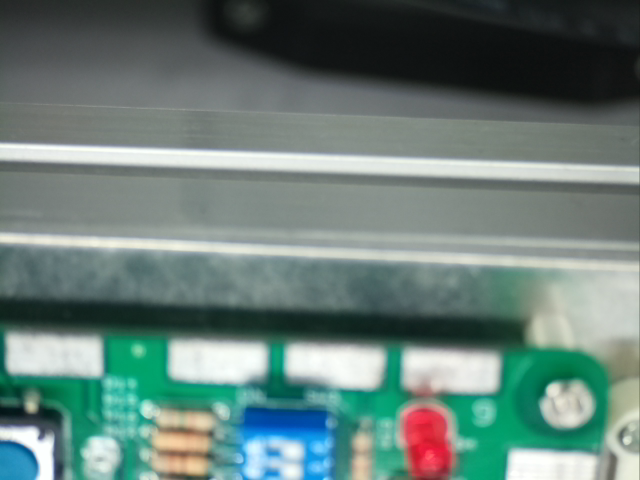
#> input picture 2023_noparetto.png, 640 x 480 px
$ python circuitboard_inspection.py   (older library calls are emulated)
#> lines starting #> are read from the running program, lines starting #| are printed output that depends on the picture; after the words box and inside, x2 and y2 are one past the last pixel; in counts of white or black regions, pixels touching at a corner belong together
# -*- coding: utf-8 -*-

import cv2
import numpy as np

def main():

# [4 lines of commented-out code are left out]
    src_img = cv2.imread( "2023_noparetto.png" )
#> src_img is the input picture: shape (480, 640, 3); mean B, G, R 120.6, 126.2, 104.2

# [11 lines of commented-out code are left out]

    Capture_size_r, Capture_size_c, Capture_size_color = src_img.shape   # 入力画像の高さ、幅、（色）を取得
#> Capture_size_r = 480; Capture_size_c = 640; Capture_size_color = 3

    pixel_mag = 1.0
    pixel_mag = Capture_size_r/480*1.0;	   # 画素数680:480を1.0としたときの入力画像の倍率を求める
#> pixel_mag = 1
    print( pixel_mag )
#| 1.0
#   座標の初期値は画素数640:480を基準として設定

    green_low = 70	# 基板の緑
    green_high = 85
    # 色相範囲(角度)　0～255の範囲でしか表せないため1/2で表す
    blue_low = 100	# パレットの青の色相範囲の下限(角度)　200度
    blue_high = 140	# パレットの青の上限　280度

    # 画像処理
    hsv_img = cv2.cvtColor( src_img, cv2.COLOR_BGR2HSV )	# HSVに変換する。
#> hsv_img: shape (480, 640, 3); mean H, S, V 78.2, 56.6, 129.9
    split_img = cv2.split( hsv_img )

    # 基板有無判定　緑の面積が広かったら基板があるとみなす。
    hue_img = cv2.inRange( split_img[0], green_low, green_high )	# しきい値内の色相を抽出
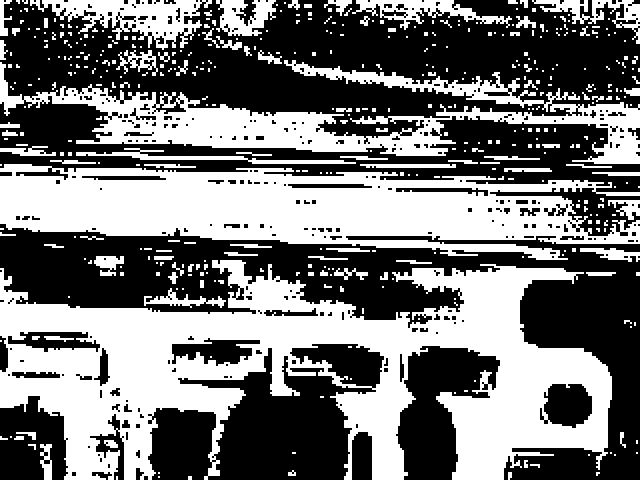
#> hue_img: shape (480, 640); 46.2% white; 448 white regions (331 under 20 px), largest, box (x1, y1, x2, y2) and area: (0, 260, 612, 480) 64588, (0, 164, 640, 260) 36876, (0, 60, 640, 164) 19480
    sat_img = cv2.inRange( split_img[1], 128, 255 )					# しきい値以上の彩度を抽出
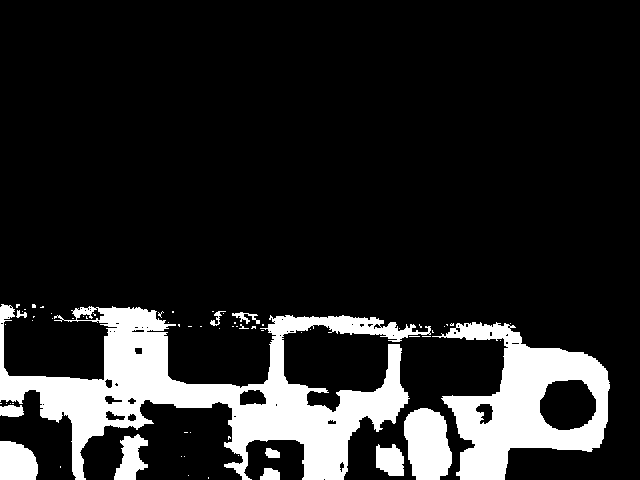
#> sat_img: shape (480, 640); 14.9% white; 67 white regions (55 under 20 px), largest, box (x1, y1, x2, y2) and area: (0, 304, 431, 480) 26279, (432, 322, 610, 480) 12783, (404, 408, 452, 480) 2727
    green_img = cv2.bitwise_and( hue_img, sat_img )					# 色相と彩度のandを取る
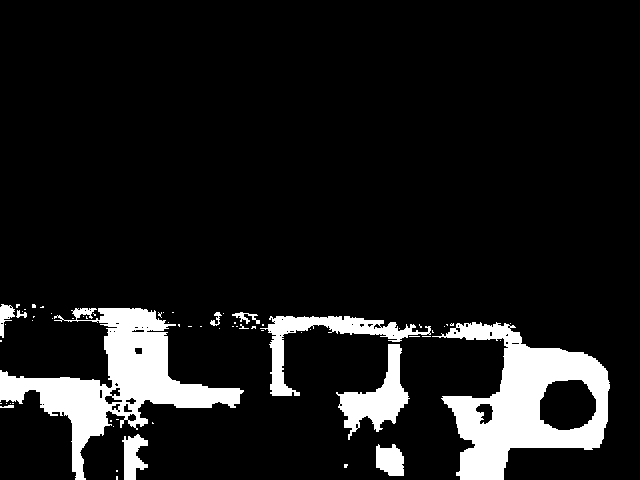
#> green_img: shape (480, 640); 10.6% white; 65 white regions (54 under 20 px), largest, box (x1, y1, x2, y2) and area: (432, 322, 610, 480) 12618, (0, 308, 244, 480) 12096, (260, 316, 431, 396) 2914
    pixel_sum = cv2.reduce( green_img, 1, cv2.REDUCE_SUM, dtype=cv2.CV_64F )/255	# 各行の和を求める。
#> pixel_sum = 480 values, max 397 at index 398, min 0 at index 0, mean 67.7
    pixel_sum = cv2.reduce( pixel_sum, 0, cv2.REDUCE_SUM, dtype=cv2.CV_64F )		# 各列の和を求める。
#> pixel_sum = [32494]
#   print( "Green pixels number:", pixel_sum[0][0] )
#   cv2.imshow( "hue image", hue_img )
#   cv2.imshow( "saturation image", sat_img )
    cv2.imshow( "green image", green_img )

    cv2.imshow( "source image", src_img )

    if pixel_sum > (90000*pixel_mag**2):	# 緑の面積がある程度以上だったら、
        print( "基板有り" )
    else:
        print( "基板無し" )

    # パレット有無判定
    hue_img = cv2.inRange( split_img[0], blue_low, blue_high )
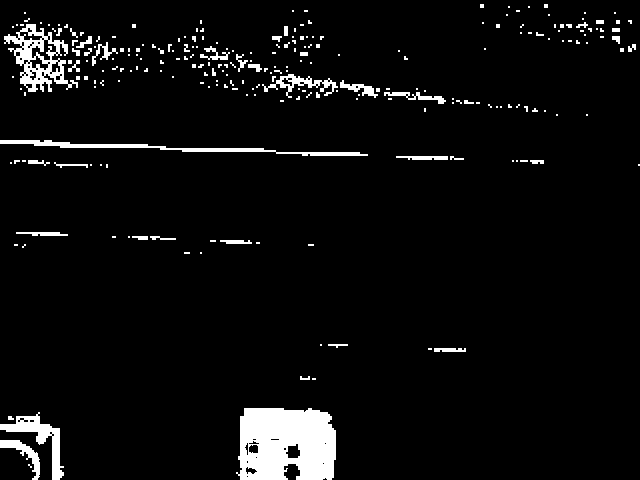
#> hue_img: shape (480, 640); 5.1% white; 245 white regions (195 under 20 px), largest, box (x1, y1, x2, y2) and area: (236, 408, 336, 480) 6124, (4, 24, 78, 92) 1884, (0, 140, 368, 156) 1368
    sat_img = cv2.inRange( split_img[1], 180, 255 )
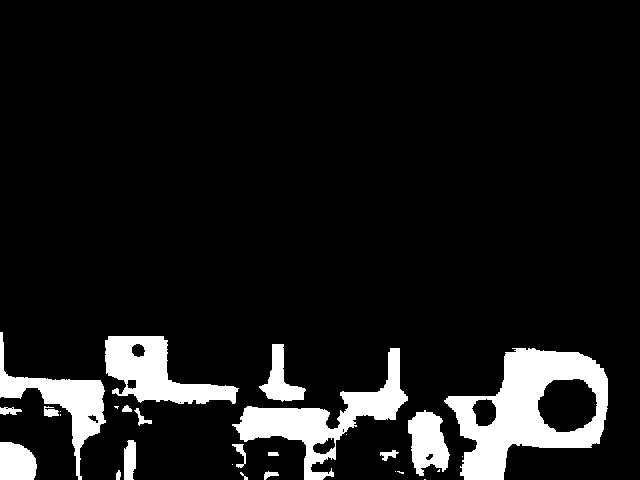
#> sat_img: shape (480, 640); 9.7% white; 28 white regions (10 under 20 px), largest, box (x1, y1, x2, y2) and area: (444, 348, 608, 480) 10309, (232, 348, 408, 480) 5930, (105, 336, 239, 404) 4554
    blue_img = cv2.bitwise_and( hue_img, sat_img )
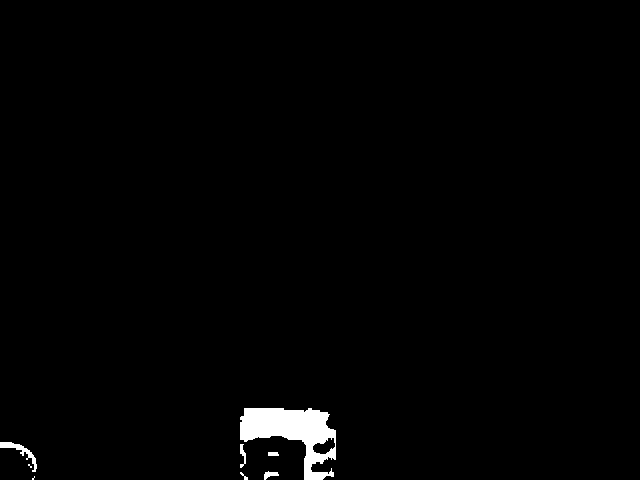
#> blue_img: shape (480, 640); 1.3% white; 8 white regions (2 under 20 px), largest, box (x1, y1, x2, y2) and area: (240, 408, 336, 480) 3407, (0, 442, 37, 472) 256, (240, 444, 246, 468) 75, (264, 471, 279, 480) 72, (268, 452, 279, 456) 42, (240, 472, 248, 480) 24
    pixel_sum = cv2.reduce( blue_img, 1, cv2.REDUCE_SUM, dtype=cv2.CV_64F )/255	# 各行の和を求める。
#> pixel_sum = 480 values, max 96 at index 430, min 0 at index 0, mean 8.1
    pixel_sum = cv2.reduce( pixel_sum, 0, cv2.REDUCE_SUM, dtype=cv2.CV_64F )	# 各列の和を求める。
#> pixel_sum = [3890]

    if pixel_sum > (10000.0*pixel_mag**2):	# 青の面積がある程度以上だったら、
        print( "パレット有り" )
    else:
        print( "パレット無し" )

#   gray_img = cv2.cvtColor( src_img, cv2.COLOR_BGR2GRAY )		# グレースケールに変換する。
#   zeros = gray_img * 0										# オール0の画像を生成する。
#   split_img = cv2.split( src_img )							# カラー画像をBGRの3枚に分離する。
#   blue_img = cv2.merge( ( split_img[0], zeros, zeros ) )		# 青画像を作成する。
#   green_img = cv2.merge( ( zeros, split_img[1], zeros ) )		# 緑画像を作成する。
#   red_img = cv2.merge( ( zeros, zeros, split_img[2] ) )		# 赤画像を作成する。
#   inverted_img = 255 - gray_img								# 白黒反転する。

# 画像の表示は、デバッグの時だけ行う。
#   cv2.imshow( "source image", src_img )					# 表示する。
#   cv2.imshow( "gray scale image", gray_img )				# 表示する。
#   cv2.imshow( "blue channel image", blue_img )			# 表示する。
#   cv2.imshow( "green channel image", green_img )			# 表示する。
#   cv2.imshow( "red channel image", red_img )				# 表示する。
#   cv2.imshow( "gray scale inverted image", inverted_img )	# 表示する。
#   print( "Result", result )

    cv2.waitKey( 0 )	# 表示のアクションを起こす。
    cv2.destroyAllWindows()

# [7 lines of commented-out code are left out]

if __name__=="__main__":
    main()

$ run again, with 2023_sei1.png copied over 2023_noparetto.png
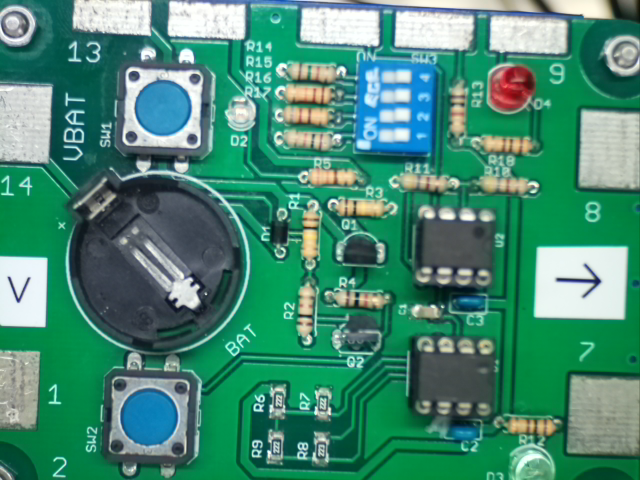
#> input picture 2023_sei1.png, 640 x 480 px
#> in main, src_img is the input picture: shape (480, 640, 3); mean B, G, R 116.1, 137.7, 70.5
#| 1.0
#> hsv_img: shape (480, 640, 3); mean H, S, V 79.2, 148.1, 142.7
#> in main, `hue_img = cv2.inRange( split_img[0], green_low, green_high )`:
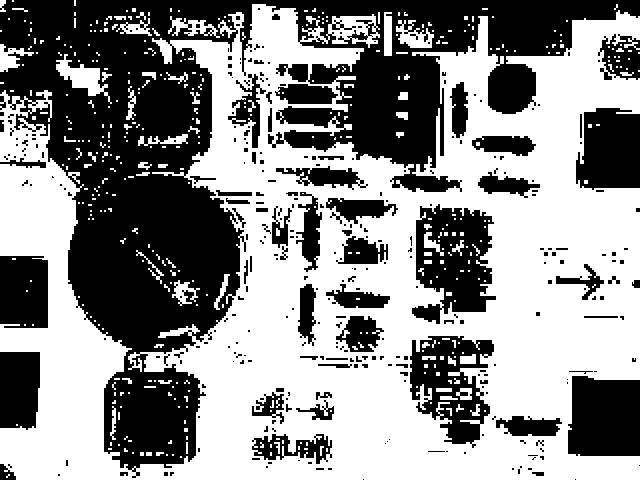
#> hue_img: shape (480, 640); 55.1% white; 315 black regions (239 under 20 px), largest, box (x1, y1, x2, y2) and area: (0, 0, 640, 478) 90338, (412, 204, 496, 324) 6343, (568, 376, 640, 456) 5340
#> green_img: shape (480, 640); 43.4% white; 219 white regions (185 under 20 px), largest, box (x1, y1, x2, y2) and area: (0, 8, 640, 480) 128090, (56, 54, 112, 104) 965, (207, 234, 247, 335) 475
#> in main, `pixel_sum = cv2.reduce( green_img, 1, cv2.REDUCE_SUM, dtype=cv2.CV_64F..`: pixel_sum = 480 values, max 588 at index 478, min 2 at index 6, mean 277.5
#> in main, `pixel_sum = cv2.reduce( pixel_sum, 0, cv2.REDUCE_SUM, dtype=cv2.CV_64F )`: pixel_sum = [133177]
#> in main, `blue_img = cv2.bitwise_and( hue_img, sat_img )`:
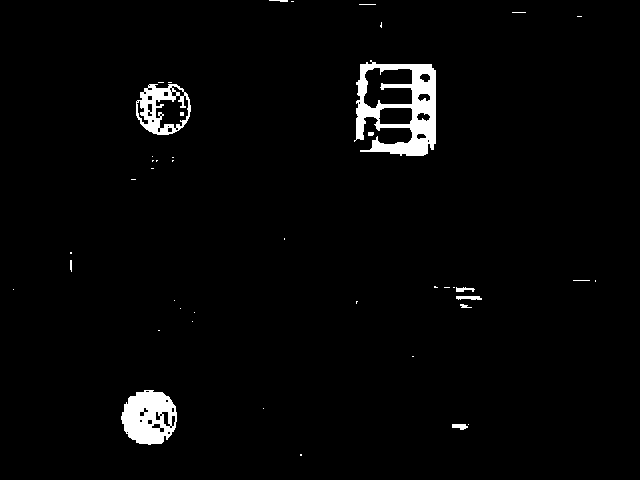
#> blue_img: shape (480, 640); 2.5% white; 43 white regions (33 under 20 px), largest, box (x1, y1, x2, y2) and area: (354, 60, 436, 156) 3862, (121, 390, 177, 445) 2167, (136, 84, 191, 135) 1293
#> in main, `pixel_sum = cv2.reduce( blue_img, 1, cv2.REDUCE_SUM, dtype=cv2.CV_64F ..`: pixel_sum = 480 values, max 106 at index 124, min 0 at index 2, mean 16.23
#> in main, `pixel_sum = cv2.reduce( pixel_sum, 0, cv2.REDUCE_SUM, dtype=cv2.CV_64F )`: pixel_sum = [7789]

$ run again, with 2023_ng3.png copied over 2023_noparetto.png
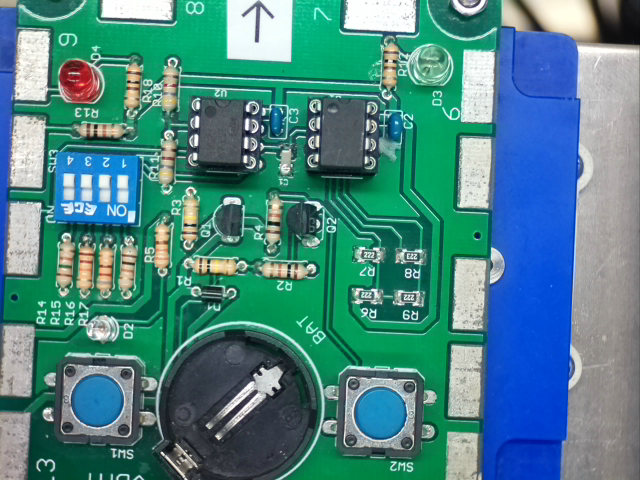
#> input picture 2023_ng3.png, 640 x 480 px
#> in main, src_img is the input picture: shape (480, 640, 3); mean B, G, R 133.6, 131.9, 75.3
#| 1.0
#> hsv_img: shape (480, 640, 3); mean H, S, V 78.6, 138, 152.2
#> in main, `hue_img = cv2.inRange( split_img[0], green_low, green_high )`:
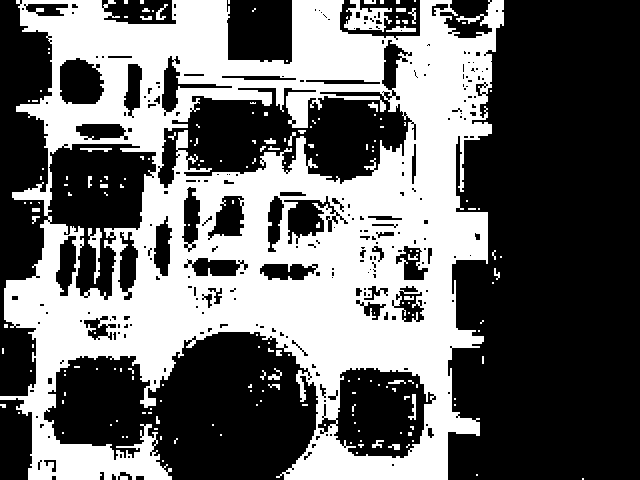
#> hue_img: shape (480, 640); 41.1% white; 189 white regions (150 under 20 px), largest, box (x1, y1, x2, y2) and area: (0, 0, 504, 480) 122754, (344, 0, 392, 32) 781, (88, 228, 102, 284) 320
#> green_img: shape (480, 640); 33.1% white; 213 white regions (170 under 20 px), largest, box (x1, y1, x2, y2) and area: (4, 0, 496, 480) 72445, (20, 0, 384, 88) 15990, (16, 66, 272, 152) 5629
#> in main, `pixel_sum = cv2.reduce( green_img, 1, cv2.REDUCE_SUM, dtype=cv2.CV_64F..`: pixel_sum = 480 values, max 402 at index 310, min 35 at index 393, mean 211.8
#> in main, `pixel_sum = cv2.reduce( pixel_sum, 0, cv2.REDUCE_SUM, dtype=cv2.CV_64F )`: pixel_sum = [101667]
#> in main, `blue_img = cv2.bitwise_and( hue_img, sat_img )`:
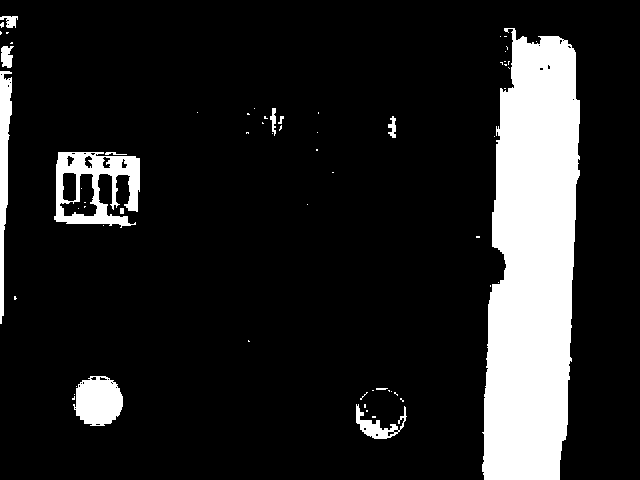
#> blue_img: shape (480, 640); 14.1% white; 64 white regions (51 under 20 px), largest, box (x1, y1, x2, y2) and area: (482, 28, 580, 480) 34700, (54, 152, 140, 228) 3447, (73, 376, 123, 426) 1903
#> in main, `pixel_sum = cv2.reduce( blue_img, 1, cv2.REDUCE_SUM, dtype=cv2.CV_64F ..`: pixel_sum = 480 values, max 178 at index 172, min 0 at index 0, mean 90.13
#> in main, `pixel_sum = cv2.reduce( pixel_sum, 0, cv2.REDUCE_SUM, dtype=cv2.CV_64F )`: pixel_sum = [43263]
